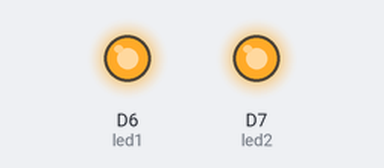
Simulated run of this sketch. Board: ESP8266 (NodeMCU). Parts: output pins drawn as LEDs (lit = HIGH).

Above: at 0.15 s.
At 49.0 s:
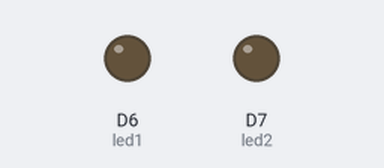
Timing chart, 0 to 52.3 s (numbered marks = the images above):
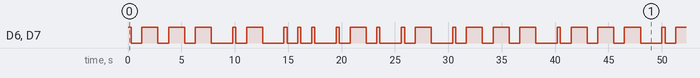

Measured:
- by itself, D6 (led1), D7 (led2): moves between LOW and HIGH, repeating every 40.2 s
- by itself, everything shown: repeats every 40.2 s, in 36 steps

The sketch:

BlinkName.ino
```cpp
int led1 = D6;
int led2 = D7;

void setup()
{
    pinMode(led1, OUTPUT);
    pinMode(led2, OUTPUT);
}

void loop()
{
    digitalWrite(led1, HIGH);
    digitalWrite(led2, HIGH);

    delay(300);

    digitalWrite(led1, LOW);
    digitalWrite(led2, LOW);

    delay(1000);

    digitalWrite(led1, HIGH);
    digitalWrite(led2, HIGH);

    delay(1500);

    digitalWrite(led1, LOW);
    digitalWrite(led2, LOW);

    delay(1000);

    digitalWrite(led1, HIGH);
    digitalWrite(led2, HIGH);

    delay(1500);

    digitalWrite(led1, LOW);
    digitalWrite(led2, LOW);

    delay(1000);

    digitalWrite(led1, HIGH);
    digitalWrite(led2, HIGH);

    delay(1500);

    digitalWrite(led1, LOW);
    digitalWrite(led2, LOW);

    delay(2000);            //Spells 'J'

    digitalWrite(led1, HIGH);
    digitalWrite(led2, HIGH);

    delay(300);

    digitalWrite(led1, LOW);
    digitalWrite(led2, LOW);

    delay(1000);

    digitalWrite(led1, HIGH);
    digitalWrite(led2, HIGH);

    delay(1500);

    digitalWrite(led1, LOW);
    digitalWrite(led2, LOW);

    delay(2000);            //Spells 'A'

    digitalWrite(led1, HIGH);
    digitalWrite(led2, HIGH);

    delay(300);

    digitalWrite(led1, LOW);
    digitalWrite(led2, LOW);

    delay(1000);

    digitalWrite(led1, HIGH);
    digitalWrite(led2, HIGH);

    delay(300);

    digitalWrite(led1, LOW);
    digitalWrite(led2, LOW);

    delay(1000);

    digitalWrite(led1, HIGH);
    digitalWrite(led2, HIGH);

    delay(300);

    digitalWrite(led1, LOW);
    digitalWrite(led2, LOW);

    delay(2000);            //Spells 'S'

    digitalWrite(led1, HIGH);
    digitalWrite(led2, HIGH);

    delay(300);

    digitalWrite(led1, LOW);
    digitalWrite(led2, LOW);

    delay(1000);

    digitalWrite(led1, HIGH);
    digitalWrite(led2, HIGH);

    delay(1500);

    digitalWrite(led1, LOW);
    digitalWrite(led2, LOW);

    delay(1000);

    digitalWrite(led1, HIGH);
    digitalWrite(led2, HIGH);

    delay(300);

    digitalWrite(led1, LOW);
    digitalWrite(led2, LOW);

    delay(2000);            //Spells 'R'

    digitalWrite(led1, HIGH);
    digitalWrite(led2, HIGH);

    delay(300);

    digitalWrite(led1, LOW);
    digitalWrite(led2, LOW);

    delay(1000);

    digitalWrite(led1, HIGH);
    digitalWrite(led2, HIGH);

    delay(1500);

    digitalWrite(led1, LOW);
    digitalWrite(led2, LOW);

    delay(2000);            //Spells 'A'

    digitalWrite(led1, HIGH);
    digitalWrite(led2, HIGH);

    delay(300);

    digitalWrite(led1, LOW);
    digitalWrite(led2, LOW);

    delay(1000);

    digitalWrite(led1, HIGH);
    digitalWrite(led2, HIGH);

    delay(1500);

    digitalWrite(led1, LOW);
    digitalWrite(led2, LOW);

    delay(1000);

    digitalWrite(led1, HIGH);
    digitalWrite(led2, HIGH);

    delay(1500);

    digitalWrite(led1, LOW);
    digitalWrite(led2, LOW);

    delay(1000);

    digitalWrite(led1, HIGH);
    digitalWrite(led2, HIGH);

    delay(1500);

    digitalWrite(led1, LOW);
    digitalWrite(led2, LOW);

    delay(2000);            //Spells 'J'

}
```
